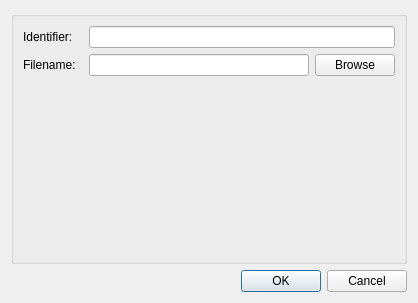
<?xml version="1.0" encoding="UTF-8"?>
<ui version="4.0">
 <class>Dialog</class>
 <widget class="QDialog" name="Dialog">
  <property name="geometry">
   <rect>
    <x>0</x>
    <y>0</y>
    <width>418</width>
    <height>303</height>
   </rect>
  </property>
  <property name="windowTitle">
   <string>Configure GIAS PC Source Step</string>
  </property>
  <layout class="QGridLayout" name="gridLayout">
   <item row="0" column="0">
    <widget class="QGroupBox" name="configGroupBox">
     <property name="title">
      <string/>
     </property>
     <layout class="QFormLayout" name="formLayout">
      <item row="0" column="0">
       <widget class="QLabel" name="idLabel">
        <property name="text">
         <string>Identifier:  </string>
        </property>
       </widget>
      </item>
      <item row="0" column="1">
       <widget class="QLineEdit" name="idLineEdit"/>
      </item>
      <item row="1" column="1">
       <layout class="QHBoxLayout" name="horizontalLayout">
        <item>
         <widget class="QLineEdit" name="fileLocLineEdit"/>
        </item>
        <item>
         <widget class="QPushButton" name="fileLocButton">
          <property name="text">
           <string>Browse</string>
          </property>
         </widget>
        </item>
       </layout>
      </item>
      <item row="1" column="0">
       <widget class="QLabel" name="fileLocLabel">
        <property name="text">
         <string>Filename:  </string>
        </property>
       </widget>
      </item>
     </layout>
    </widget>
   </item>
   <item row="1" column="0">
    <widget class="QDialogButtonBox" name="buttonBox">
     <property name="orientation">
      <enum>Qt::Horizontal</enum>
     </property>
     <property name="standardButtons">
      <set>QDialogButtonBox::Cancel|QDialogButtonBox::Ok</set>
     </property>
    </widget>
   </item>
  </layout>
 </widget>
 <tabstops>
  <tabstop>idLineEdit</tabstop>
  <tabstop>fileLocLineEdit</tabstop>
  <tabstop>fileLocButton</tabstop>
  <tabstop>buttonBox</tabstop>
 </tabstops>
 <resources/>
 <connections>
  <connection>
   <sender>buttonBox</sender>
   <signal>accepted()</signal>
   <receiver>Dialog</receiver>
   <slot>accept()</slot>
   <hints>
    <hint type="sourcelabel">
     <x>208</x>
     <y>280</y>
    </hint>
    <hint type="destinationlabel">
     <x>208</x>
     <y>151</y>
    </hint>
   </hints>
  </connection>
  <connection>
   <sender>buttonBox</sender>
   <signal>rejected()</signal>
   <receiver>Dialog</receiver>
   <slot>reject()</slot>
   <hints>
    <hint type="sourcelabel">
     <x>208</x>
     <y>280</y>
    </hint>
    <hint type="destinationlabel">
     <x>208</x>
     <y>151</y>
    </hint>
   </hints>
  </connection>
 </connections>
</ui>
